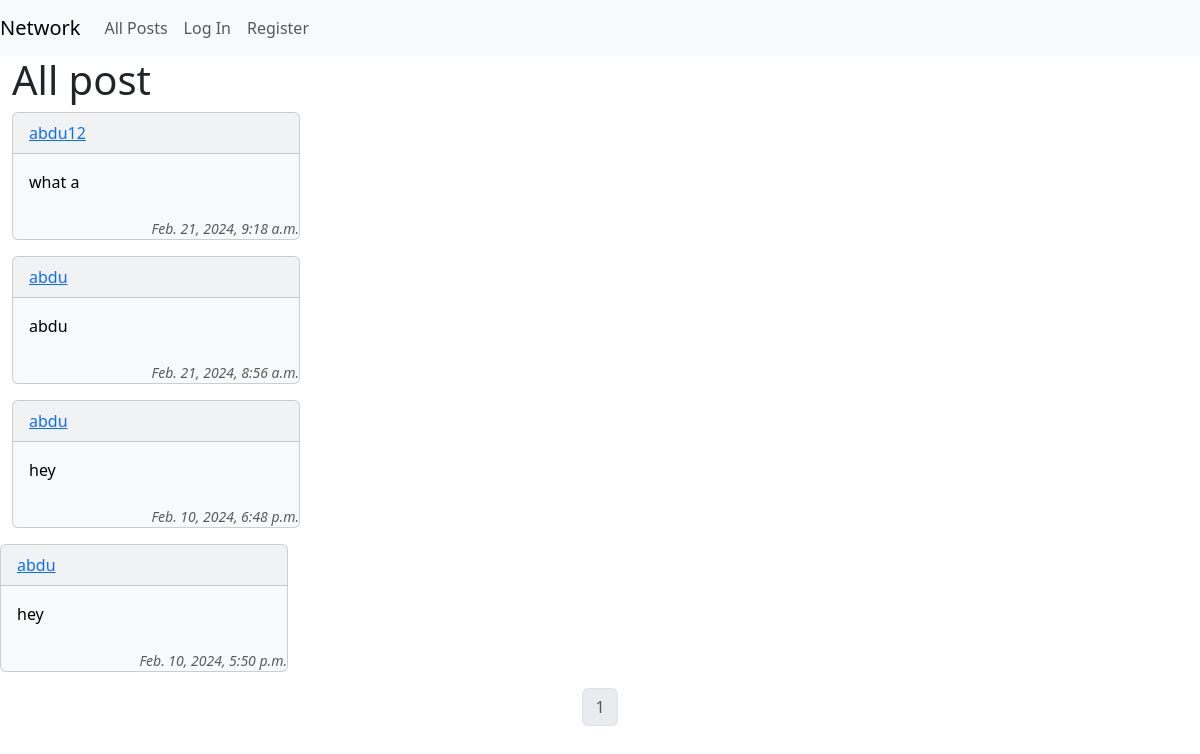
The app's page /, older data.
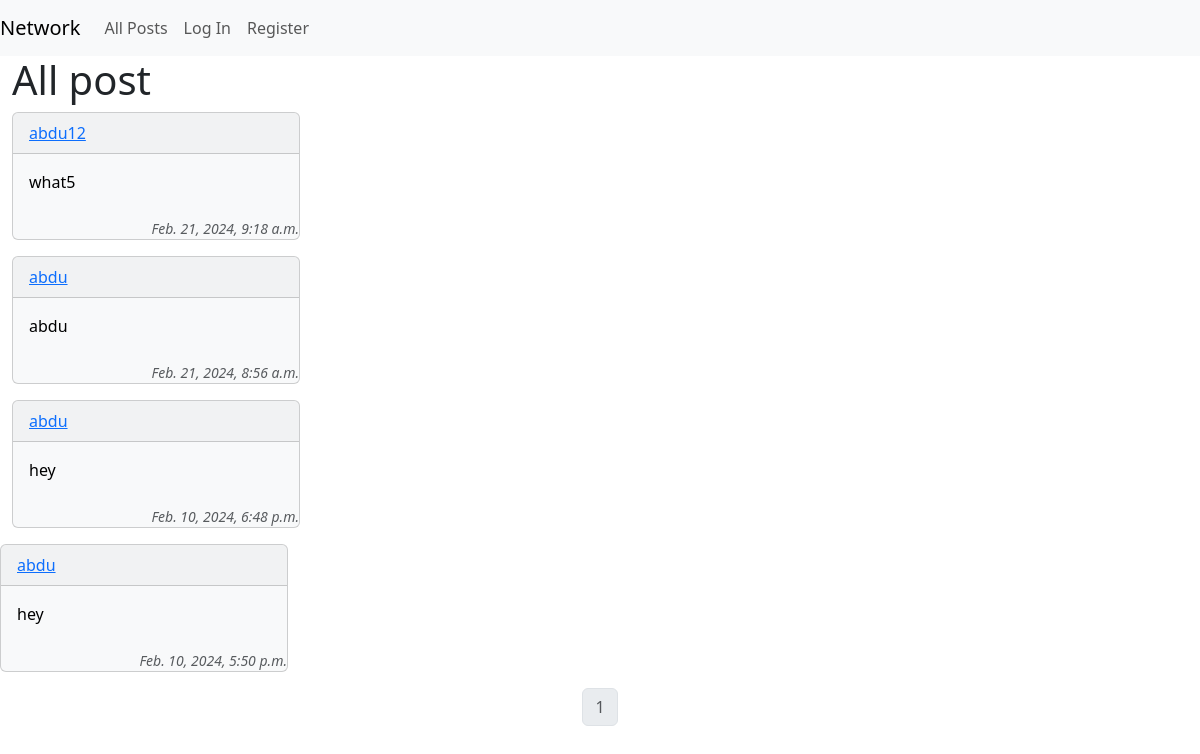
The same page, newer data.
### network/models.py (models this page shows, shortened)
class Post(models.Model):
    user = models.ForeignKey(User, on_delete=models.CASCADE)
    content = models.TextField()
    timestamp = models.DateTimeField(auto_now_add=True)

class User(AbstractUser):
    pass

### network/views.py (the view)
# urls.py: path("", views.index, name="index"),
def index(request):
    allposts = Post.objects.all().order_by("timestamp").reverse()
    allLikes =Likes.objects.all()
    whoYouLiked = []
    try:
        for like in allLikes:
            if like.user.id == request.user.id == request.user.id:
                whoYouLiked.append(like.post.pk)
    except:
        whoYouLiked = []
    posts = Paginator(allposts, 10)
    pageNumber = request.GET.get('page')
    page_obj = posts.get_page(pageNumber)
    return render(request, "network/allpost.html", {
        "page_obj" : page_obj,
        "whoYouLiked" : whoYouLiked
    })

### network/templates/network/allpost.html (shortened to what this page needs)
{% extends "network/layout.html" %}
{% block body %}
<div>
      <h1>All post</h1>
  <div class="row row-cols-1 row-cols-md-2 g-4">
    {% for post in page_obj %}
      <div class="col">
        <div class="card text-bg-light mb-3" style="max-width: 18rem;">
          <div class="card-header"><a href="{% url 'profile' user_id=post.user.pk %}">{{post.user}}</a></div>
          <div class="card-body" style="text-align: left;">
            <p class="card-title" id="content_{{post.pk}}">{{post.content}}</p>
              </div>
              <small class="card-text" style="text-align: right;"><i class="text-body-secondary" >{{post.timestamp}}</i></small>
          </div>
        </div>
      </div>
    {% endfor%}
      <div>
        <nav aria-label="Page navigation example">
            <ul class="pagination justify-content-center">
              <li class="page-item disabled">
                <a class="page-link" href="#">{{ page_obj.number }}</a>
              </li>
            </ul>
          </nav>
      </div>
{% endblock %}

Row changes from the older to the newer data that the page shows:
changed Post "abdu12": content "what a" → "what5"
